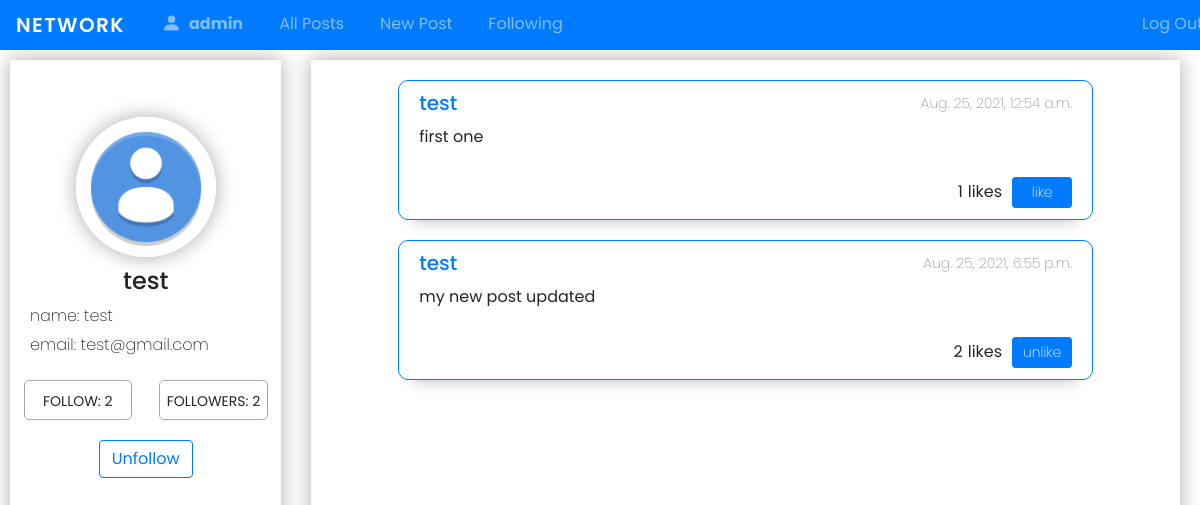
/user_info/1/ (signed in), run on the app's committed database.
### network/models.py (models this page shows, shortened)
class User(AbstractUser):
    image = models.ImageField(upload_to='images',  default='images/user.png')
    following = models.ManyToManyField(
        "self", blank=True, related_name="followers", symmetrical=False
    )
    def __str__(self):
        return f"{self.username}"

class Post(models.Model):
    user = models.ForeignKey("User", on_delete=models.CASCADE)
    text = models.TextField(max_length=500)
    timestamp = models.DateTimeField(auto_now_add=True)
    liked = models.ManyToManyField(User, blank=True, related_name='likes')
    def total_likes(self):
        return self.liked.all().count()

### network/views.py (the view)
# urls.py: path("user_info/<int:id>/", views.user_info, name="user_info"),
@login_required
def user_info(request, id):
    userID = request.user.id
    user = User.objects.get(id=id)
    posts = Post.objects.filter(user=user)
    paginator = Paginator(posts, 10)
    page_number = request.GET.get('page')
    page_obj = paginator.get_page(page_number)
    followers = user.followers.count()
    follow = user.following.count()
    usersShow = user.following.all()
    return render(request, "network/user_info.html", {
        'user_id': id,
        'userInfo': user,
        'posts': page_obj,
        'followers': followers,
        'follow': follow,
        'users': usersShow,
        'id': userID
    })

### network/templates/network/user_info.html (shortened to what this page needs)
{% extends "network/layout.html" %}
{% block body %}
<div class="user-info-container">
    <div class="user-info-wrapper">
        <img class="user-info-item" id="user-img" src='../../static/images/user.png' alt="">
        <h4 class="user-info-item">{{userInfo}}</h4>
        <h6 class="user-info-item">name: <span>{{userInfo}}</span></h6>
        <h6 class="user-info-item">email: <span>{{userInfo.email}}</span></h6>
        <div class="user-info-followers">
            <div class="followers">FOLLOW: {{followers}}</div>
            <div class="following">FOLLOWERS: {{follow}}</div>
        </div>
        {% if user.is_authenticated %}
        {% if user.id != userInfo.id %}
        {% if user in userInfo.following.all %}
        <a class="add" href="{% url 'followers' id=userInfo.id %}">
            <button class="btn btn-outline-primary">Unfollow</button>
        </a>
        {% else %}
        <a class="add" href="{% url 'followers' id=userInfo.id %}">
            <button class="btn btn-outline-primary">Follow</button>
        </a>
        {% endif %}
        {% endif %}
        {% endif %}
    </div>
    <div class="user-info-body">
        {% for post in posts %}
        <div class="post-body">
            <div class="post-body-header">
                <a href="{% url 'user_info' post.user.id %}">
                    <h5>{{post.user}}</h5>
                </a>
                <p>{{post.timestamp}}</p>
            </div>
            <p class="post-body-text">{{post.text}}</p>
            <div class="post-buttons">
                <div class="post-likes">
                    <div class="post-body-likes like-count{{post.id}}">{{post.total_likes}}</div>
                    <div>likes</div>
                </div>
                <form action="{% url 'like-post-view' %}" method="POST" class="like-form" id="{{post.id}}">
                    {% if user.is_authenticated %}
                    <button id="like-btn" class="like-btn{{post.id}} btn btn-primary btn-sm" type="submit">
                        {% if user not in post.liked.all %}
                        like
                        {% else %}
                        unlike
                        {% endif %}
                    </button>
                    {% endif %}
                </form>
            </div>
        </div>
        {% empty %}
        <h2 id="post-body-empty">You don't have any post yet</h2>
        {% endfor %}
    </div>
</div>
{% endblock %}

### network/templates/network/layout.html (shortened to what this page needs)
{% load static %}
<!DOCTYPE html>
<html lang="en">
<head>
    <link rel="stylesheet" href="https://stackpath.bootstrapcdn.com/bootstrap/4.4.1/css/bootstrap.min.css"
>
    <link rel="stylesheet" href="https://cdn.jsdelivr.net/npm/bootstrap-icons@1.5.0/font/bootstrap-icons.css">
    <link href="{% static 'network/styles.css' %}" rel="stylesheet">
</head>
<body>
    <nav class="navbar navbar-expand-md navbar-dark bg-primary">
        <a class="navbar-brand" href="#">Network</a>
        <div>
            <ul class="navbar-nav mr-auto">
                {% if user.is_authenticated %}
                <li class="nav-item">
                    <a class="nav-link" href="{% url 'user_info' user.id %}"><svg xmlns="http://www.w3.org/2000/svg"
                            width="16" height="16" fill="currentColor" class="bi bi-person-fill" viewBox="0 0 16 16">
                            <path d="M3 14s-1 0-1-1 1-4 6-4 6 3 6 4-1 1-1 1H3zm5-6a3 3 0 1 0 0-6 3 3 0 0 0 0 6z" />
                        </svg><strong>{{user.username}}</strong></a>
                </li>
                {% endif %}
                <div class="navbar-body">
                    <li class="nav-item">
                        <a class="nav-link" href="{% url 'index' %}">All Posts</a>
                    </li>
                </div>
                {% if user.is_authenticated %}
                <div class="navbar-body">
                    <li class="nav-item">
                        <a class="nav-link" href="{% url 'newpost' %}">New Post</a>
                    </li>
                </div>
                <div class="navbar-body">
                    <li class="nav-item">
                        <a class="nav-link" href="{% url 'following' user.id %}">Following</a>
                    </li>
                </div>
                <li class="nav-item">
                    <a class="nav-link" href="{% url 'logout' %}">Log Out</a>
                </li>
                {% endif %}
            </ul>
        </div>
    </nav>
    <div class="body">
        {% block body %}
        {% endblock %}
    </div>
</body>
</html>

### network/static/network/styles.css (style rules this page uses)
*, *::after, *::before { margin: 0; padding: 0; box-sizing: border-box; font-family: 'Poppins', sans-serif; }
body { overflow-x: hidden; }
.navbar { width: 100%; height: 50px; }
.navbar-brand { text-transform: uppercase; font-weight: 600; letter-spacing: 1.4px; }
.navbar-nav { display: flex; width: 90vw; }
.navbar-body:last-of-type { flex: 1; }
.nav-item { padding: 0 10px; }
.nav-link > svg { width: 25px; height: 25px; margin-right: 5px; padding-bottom: 5px; }
.post-body { width: 80%; border: 1px solid #007bff; border-radius: 10px; margin: 20px auto; -webkit-box-shadow: 0px 17px 14px -16px rgba(0,0,0,0.25); box-shadow: 0px 17px 14px -16px rgba(0,0,0,0.25); }
.post-body-header { display: flex; justify-content: space-between; align-items: center; padding: 10px 20px; }
.post-body-header > a { text-decoration: none; }
.post-body-header > a > h5 { margin-bottom: 0; }
.post-body-header > p { font-size: 14px; font-weight: 200; color: #999; margin-bottom: 0; }
.post-body-text { font-size: 16px; padding: 0 20px; width: 90%; }
.post-likes { display: flex; align-items: center; margin-right: 10px; flex: 1; font-weight: 400; }
.post-body-likes { width: 35%; margin-left: auto; margin-right: 0; padding: 5px 5px 5px 15px; text-align: right; }
.post-buttons { display: flex; padding: 10px 20px; align-items: center; justify-content: flex-end; }
#like-btn { width: 60px !important; font-weight: 200 !important; }
.user-info-container { display: flex; }
.user-info-body { width: 80%; margin: 10px 20px; -webkit-box-shadow: 0px 0px 19px 1px rgba(0,0,0,0.3); box-shadow: 0px 0px 19px 1px rgba(0,0,0,0.3); }
.user-info-wrapper { width: 25%; height: 60vh; margin: 10px; display: flex; flex-direction: column; justify-content: center; align-items: center; -webkit-box-shadow: 0px 0px 19px 1px rgba(0,0,0,0.3); box-shadow: 0px 0px 19px 1px rgba(0,0,0,0.3); }
.user-info-wrapper h6 { width: 100%; padding-left: 20px; padding-right: 20px; text-align: left; font-weight: 200; }
.user-info-wrapper h6 span { display: inline-block; text-align: center; }
.user-info-item { margin: 5px 0; }
.user-info-followers { width: 100%; margin-top: 20px; display: flex; justify-content: space-around; align-items: center; }
.followers, .following { width: 40%; height: 40px; line-height: 40px; font-size: 14px; text-align: center; border: 1px solid #aaa; border-radius: 5px; }
#user-img { width: 140px; height: 140px; padding: 5px; object-fit: cover; border-radius: 50%; border: 2px solid #fff; -webkit-box-shadow: 0px 0px 19px 1px rgba(0,0,0,0.3); box-shadow: 0px 0px 19px 1px rgba(0,0,0,0.3); }
.add { margin: 20px 0 10px; }

### data on the page
User: username "admin"
User: username "test", email "test@gmail.com"
Post: user "test", timestamp "Aug. 25, 2021, 12:54 a.m.", text "first one", total_likes "1"
Post: user "test", timestamp "Aug. 25, 2021, 6:55 p.m.", text "my new post updated", total_likes "2", shows "unlike"

### other printed values
{{ followers }} "2"
{{ follow }} "2"
